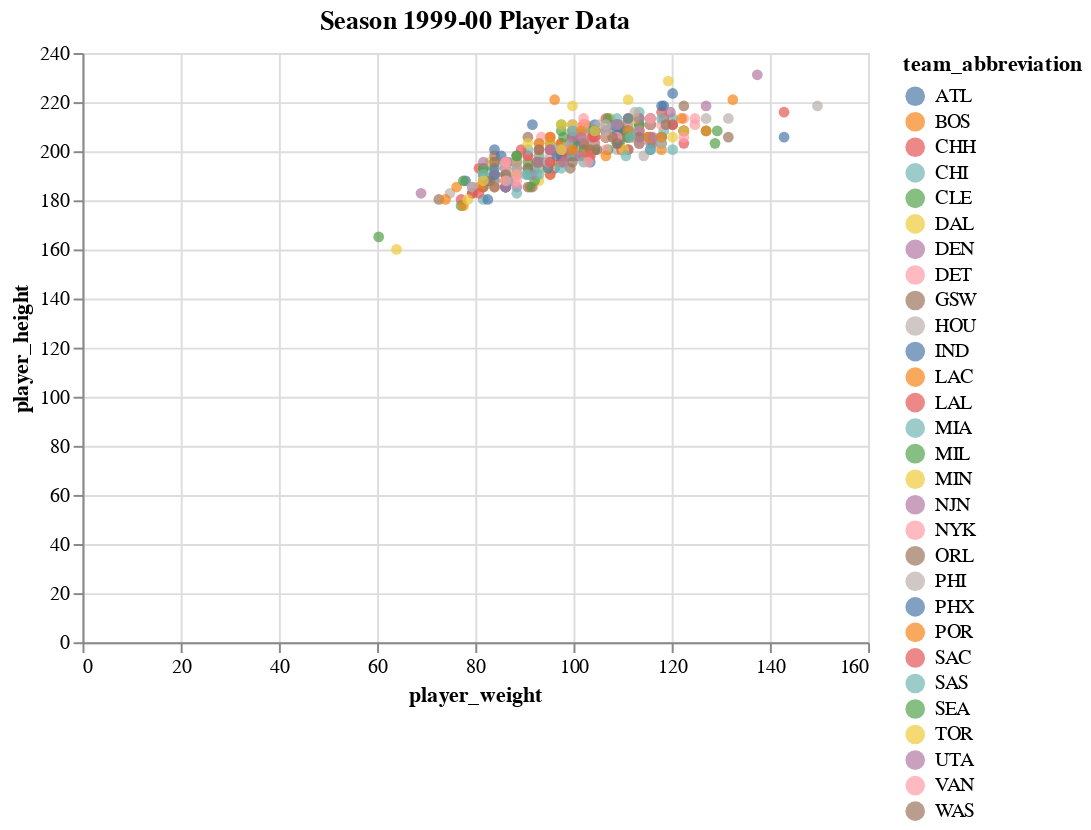

Notebook code cell kept with this figure:
### Code cell
season99 =  pd.DataFrame()
season99 = all_seasons.copy()
season99 = season99[season99.season == '1999-00']


alt.Chart(season99, title = "Season 1999-00 Player Data").mark_circle(size=30).encode(
    x='player_weight',
    y='player_height',
    color='team_abbreviation',
    tooltip=['player_name', 'team_abbreviation', 'player_weight', 'player_height']
).interactive()

### Figure 1 — Vega-Lite specification as saved in the notebook (floating-point values rounded to 4 significant figures; data arrays with more than 128 entries replaced by an {"elided": "..."} marker saying what was removed)
{"config": {"view": {"continuousWidth": 400, "continuousHeight": 300}}, "data": {"name": "data-36a31d1347ce762ef1771e3956a9b0d2"}, "mark": {"type": "circle", "size": 30}, "encoding": {"color": {"type": "nominal", "field": "team_abbreviation"}, "tooltip": [{"type": "nominal", "field": "player_name"}, {"type": "nominal", "field": "team_abbreviation"}, {"type": "quantitative", "field": "player_weight"}, {"type": "quantitative", "field": "player_height"}], "x": {"type": "quantitative", "field": "player_weight"}, "y": {"type": "quantitative", "field": "player_height"}}, "selection": {"selector002": {"type": "interval", "bind": "scales", "encodings": ["x", "y"]}}, "title": "Season 1999-00 Player Data", "$schema": "https://vega.github.io/schema/vega-lite/v4.8.1.json", "datasets": {"data-36a31d1347ce762ef1771e3956a9b0d2": {"elided": "438 records"}}}
